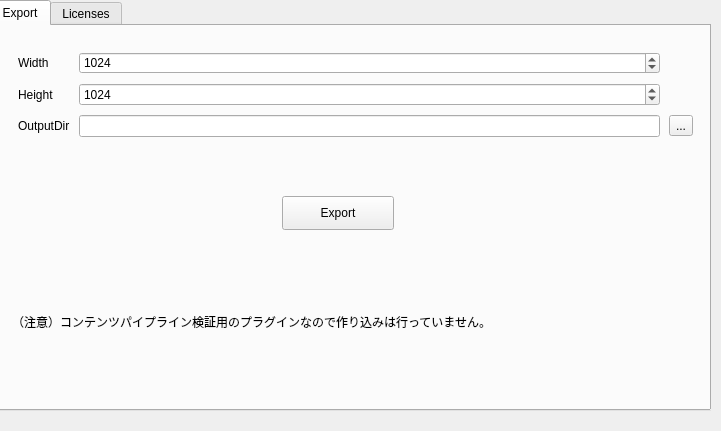
<?xml version="1.0" encoding="UTF-8"?>
<ui version="4.0">
 <class>Form</class>
 <widget class="QWidget" name="Form">
  <property name="geometry">
   <rect>
    <x>0</x>
    <y>0</y>
    <width>721</width>
    <height>431</height>
   </rect>
  </property>
  <property name="windowTitle">
   <string>HeightMapToRaw</string>
  </property>
  <widget class="QTabWidget" name="tabWidget">
   <property name="geometry">
    <rect>
     <x>-10</x>
     <y>0</y>
     <width>721</width>
     <height>411</height>
    </rect>
   </property>
   <property name="currentIndex">
    <number>0</number>
   </property>
   <widget class="QWidget" name="Export">
    <attribute name="title">
     <string>Export</string>
    </attribute>
    <widget class="QLabel" name="label">
     <property name="geometry">
      <rect>
       <x>20</x>
       <y>260</y>
       <width>681</width>
       <height>71</height>
      </rect>
     </property>
     <property name="text">
      <string>（注意）コンテンツパイプライン検証用のプラグインなので作り込みは行っていません。</string>
     </property>
    </widget>
    <widget class="QWidget" name="gridLayoutWidget">
     <property name="geometry">
      <rect>
       <x>13</x>
       <y>13</y>
       <width>701</width>
       <height>111</height>
      </rect>
     </property>
     <layout class="QGridLayout" name="gridLayout">
      <item row="3" column="0">
       <widget class="QLabel" name="label_outputdir">
        <property name="text">
         <string>OutputDir</string>
        </property>
       </widget>
      </item>
      <item row="3" column="1">
       <widget class="QLineEdit" name="output_dir_">
        <property name="clearButtonEnabled">
         <bool>true</bool>
        </property>
       </widget>
      </item>
      <item row="1" column="1">
       <widget class="QSpinBox" name="width_">
        <property name="showGroupSeparator" stdset="0">
         <bool>false</bool>
        </property>
        <property name="minimum">
         <number>1</number>
        </property>
        <property name="maximum">
         <number>999999</number>
        </property>
        <property name="value">
         <number>1024</number>
        </property>
       </widget>
      </item>
      <item row="2" column="1">
       <widget class="QSpinBox" name="height_">
        <property name="showGroupSeparator" stdset="0">
         <bool>false</bool>
        </property>
        <property name="minimum">
         <number>1</number>
        </property>
        <property name="maximum">
         <number>999999</number>
        </property>
        <property name="value">
         <number>1024</number>
        </property>
        <property name="displayIntegerBase">
         <number>10</number>
        </property>
       </widget>
      </item>
      <item row="2" column="0">
       <widget class="QLabel" name="label_height">
        <property name="text">
         <string>Height</string>
        </property>
       </widget>
      </item>
      <item row="1" column="0">
       <widget class="QLabel" name="label_width">
        <property name="text">
         <string>Width</string>
        </property>
       </widget>
      </item>
      <item row="3" column="2">
       <widget class="QToolButton" name="output_dir_select_">
        <property name="text">
         <string>...</string>
        </property>
       </widget>
      </item>
     </layout>
    </widget>
    <widget class="QPushButton" name="export_">
     <property name="geometry">
      <rect>
       <x>290</x>
       <y>170</y>
       <width>112</width>
       <height>34</height>
      </rect>
     </property>
     <property name="text">
      <string>Export</string>
     </property>
    </widget>
   </widget>
   <widget class="QWidget" name="Licenses">
    <attribute name="title">
     <string>Licenses</string>
    </attribute>
    <widget class="QPlainTextEdit" name="plainTextEdit">
     <property name="geometry">
      <rect>
       <x>10</x>
       <y>0</y>
       <width>711</width>
       <height>391</height>
      </rect>
     </property>
     <property name="readOnly">
      <bool>true</bool>
     </property>
     <property name="plainText">
      <string>**** HeightMapRaw Plugin ****
Copyright 2021 Ohtorii

Permission is hereby granted, free of charge, to any person obtaining a copy of this software and associated documentation files (the &quot;Software&quot;), to deal in the Software without restriction, including without limitation the rights to use, copy, modify, merge, publish, distribute, sublicense, and/or sell copies of the Software, and to permit persons to whom the Software is furnished to do so, subject to the following conditions:

The above copyright notice and this permission notice shall be included in all copies or substantial portions of the Software.

THE SOFTWARE IS PROVIDED &quot;AS IS&quot;, WITHOUT WARRANTY OF ANY KIND, EXPRESS OR IMPLIED, INCLUDING BUT NOT LIMITED TO THE WARRANTIES OF MERCHANTABILITY, FITNESS FOR A PARTICULAR PURPOSE AND NONINFRINGEMENT. IN NO EVENT SHALL THE AUTHORS OR COPYRIGHT HOLDERS BE LIABLE FOR ANY CLAIM, DAMAGES OR OTHER LIABILITY, WHETHER IN AN ACTION OF CONTRACT, TORT OR OTHERWISE, ARISING FROM, OUT OF OR IN CONNECTION WITH THE SOFTWARE OR THE USE OR OTHER DEALINGS IN THE SOFTWARE.

**** MayaPythonGuiDemo ****
MIT License

Copyright (c) 2019 hexagit

Permission is hereby granted, free of charge, to any person obtaining a copy
of this software and associated documentation files (the &quot;Software&quot;), to deal
in the Software without restriction, including without limitation the rights
to use, copy, modify, merge, publish, distribute, sublicense, and/or sell
copies of the Software, and to permit persons to whom the Software is
furnished to do so, subject to the following conditions:

The above copyright notice and this permission notice shall be included in all
copies or substantial portions of the Software.

THE SOFTWARE IS PROVIDED &quot;AS IS&quot;, WITHOUT WARRANTY OF ANY KIND, EXPRESS OR
IMPLIED, INCLUDING BUT NOT LIMITED TO THE WARRANTIES OF MERCHANTABILITY,
FITNESS FOR A PARTICULAR PURPOSE AND NONINFRINGEMENT. IN NO EVENT SHALL THE
AUTHORS OR COPYRIGHT HOLDERS BE LIABLE FOR ANY CLAIM, DAMAGES OR OTHER
LIABILITY, WHETHER IN AN ACTION OF CONTRACT, TORT OR OTHERWISE, ARISING FROM,
OUT OF OR IN CONNECTION WITH THE SOFTWARE OR THE USE OR OTHER DEALINGS IN THE
SOFTWARE.


**** OpenCV ****
By downloading, copying, installing or using the software you agree to this license.
If you do not agree to this license, do not download, install,
copy or use the software.


                          License Agreement
               For Open Source Computer Vision Library
                       (3-clause BSD License)

Copyright (C) 2000-2019, Intel Corporation, all rights reserved.
Copyright (C) 2009-2011, Willow Garage Inc., all rights reserved.
Copyright (C) 2009-2016, NVIDIA Corporation, all rights reserved.
Copyright (C) 2010-2013, Advanced Micro Devices, Inc., all rights reserved.
Copyright (C) 2015-2016, OpenCV Foundation, all rights reserved.
Copyright (C) 2015-2016, Itseez Inc., all rights reserved.
Third party copyrights are property of their respective owners.

Redistribution and use in source and binary forms, with or without modification,
are permitted provided that the following conditions are met:

  * Redistributions of source code must retain the above copyright notice,
    this list of conditions and the following disclaimer.

  * Redistributions in binary form must reproduce the above copyright notice,
    this list of conditions and the following disclaimer in the documentation
    and/or other materials provided with the distribution.

  * Neither the names of the copyright holders nor the names of the contributors
    may be used to endorse or promote products derived from this software
    without specific prior written permission.

This software is provided by the copyright holders and contributors &quot;as is&quot; and
any express or implied warranties, including, but not limited to, the implied
warranties of merchantability and fitness for a particular purpose are disclaimed.
In no event shall copyright holders or contributors be liable for any direct,
indirect, incidental, special, exemplary, or consequential damages
(including, but not limited to, procurement of substitute goods or services;
loss of use, data, or profits; or business interruption) however caused
and on any theory of liability, whether in contract, strict liability,
or tort (including negligence or otherwise) arising in any way out of
the use of this software, even if advised of the possibility of such damage.
</string>
     </property>
    </widget>
   </widget>
  </widget>
 </widget>
 <layoutdefault spacing="9" margin="13"/>
 <resources/>
 <connections/>
 <designerdata>
  <property name="gridDeltaX">
   <number>10</number>
  </property>
  <property name="gridDeltaY">
   <number>10</number>
  </property>
  <property name="gridSnapX">
   <bool>true</bool>
  </property>
  <property name="gridSnapY">
   <bool>true</bool>
  </property>
  <property name="gridVisible">
   <bool>true</bool>
  </property>
 </designerdata>
</ui>
